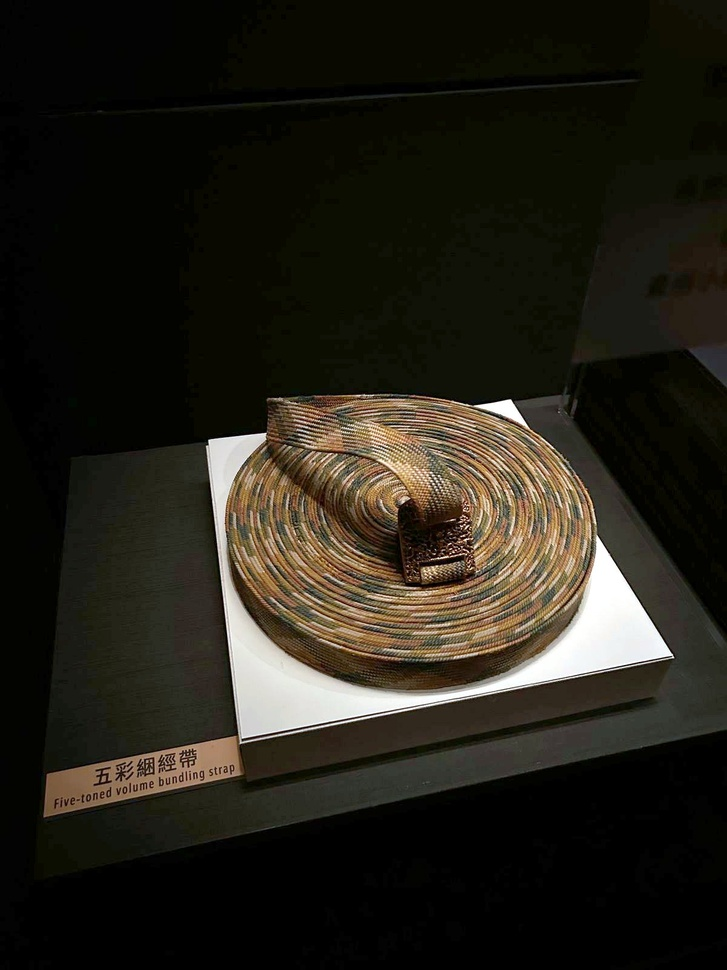
#> input picture img_test/IMG_4178.jpg, 727 x 970 px, shrunk from 1200 x 1600 before the run, given in place of IMG_4178.jpg.jpg, which was not available
$ python _enhance.py img_test/IMG_4178.jpg
#> lines starting #> are read from the running program, lines starting #| are printed output that depends on the picture; pictures that were not available may be replaced by others from this repository, and a replacement may not be noted
#> further down, im is the input picture: PIL image 727x970 RGB; mean R, G, B 36.7, 33.5, 24.5
# -*- coding: utf-8 -*-
import sys, os
from PIL import Image, ImageOps, ImageEnhance, ImageStat
ROOT = r"C:\Users\yu2_7\Downloads\故宮0625"
SRC = os.path.join(ROOT, "jpg")
OUT = os.path.join(ROOT, "img")

def enhance(im):
    im = im.convert("RGB")
    # mean luminance
    g = im.convert("L")
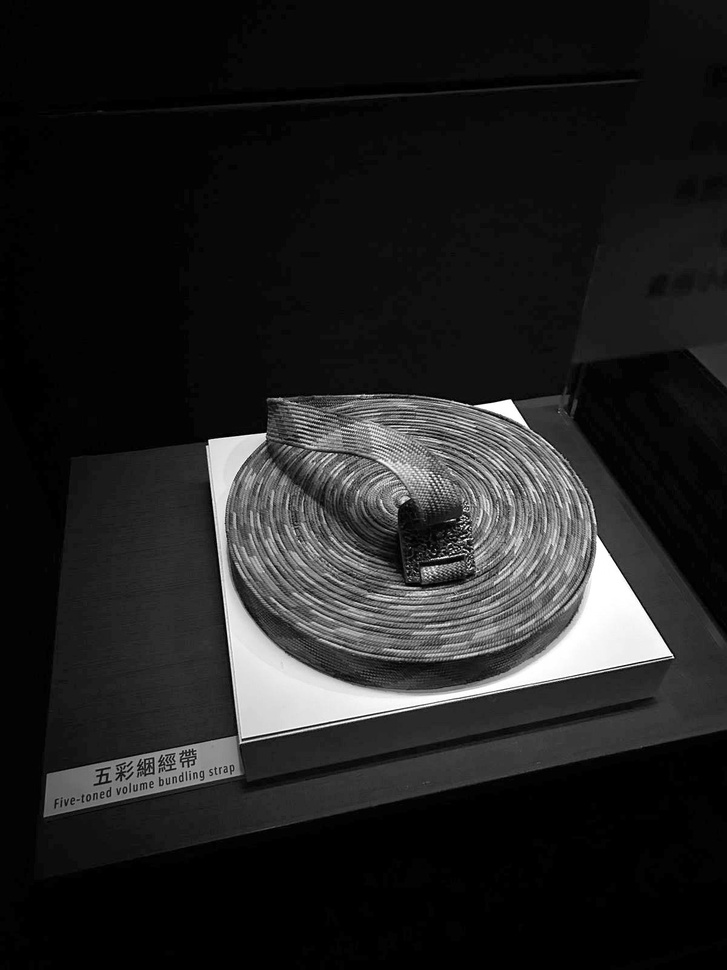
#> g: PIL image 727x970 L; min 0, max 255, mean 33.4
    mean = ImageStat.Stat(g).mean[0]
#> mean = 33.4
    # 1) gentle tonal stretch (clip extremes), preserve color via luminance-aware autocontrast
    im = ImageOps.autocontrast(im, cutoff=(0.5, 0.15))
    # 2) adaptive midtone lift for dark museum shots (gamma < 1 brightens midtones)
    if mean < 70:      gamma = 0.72
    elif mean < 100:   gamma = 0.82
    elif mean < 130:   gamma = 0.92
    else:              gamma = 1.0
    if gamma < 1.0:
        lut = [min(255, int((i/255.0)**gamma * 255 + 0.5)) for i in range(256)] * 3
        im = im.point(lut)
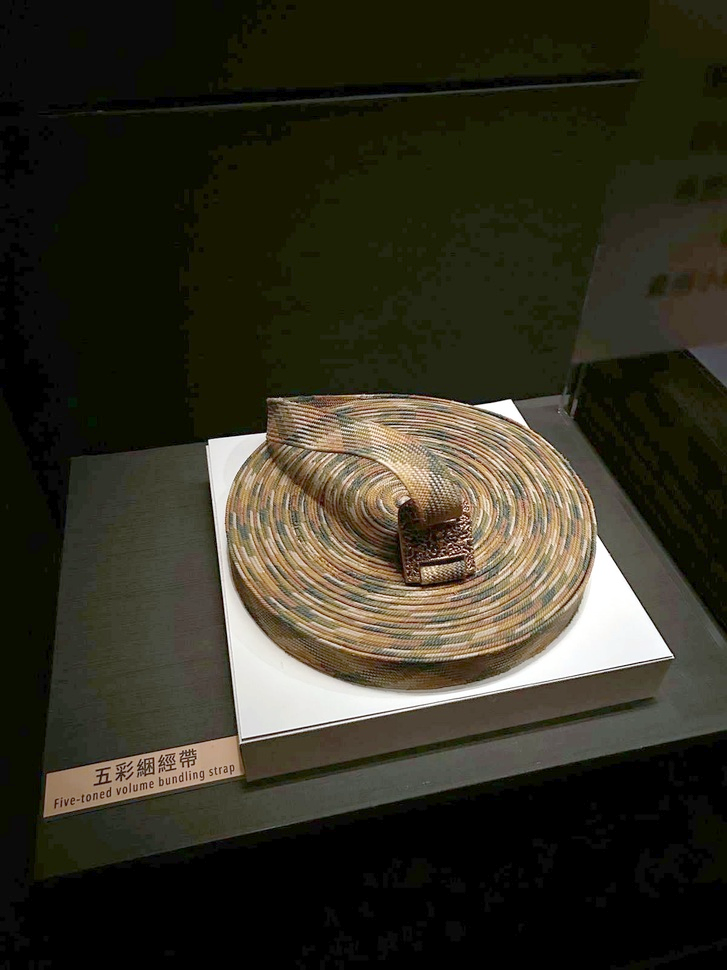
#> im: PIL image 727x970 RGB; mean R, G, B 51.2, 48.6, 34.6
    # 3) gentle finish: a touch of saturation, contrast, sharpness
    im = ImageEnhance.Color(im).enhance(1.12)
    im = ImageEnhance.Contrast(im).enhance(1.04)
    im = ImageEnhance.Sharpness(im).enhance(1.18)
    return im, mean, gamma

if __name__ == "__main__":
    args = sys.argv[1:]
    sample = False
    if args and args[0] == "--sample":
        sample = True; args = args[1:]
    outdir = os.path.join(ROOT, "img_test") if sample else OUT
    os.makedirs(outdir, exist_ok=True)
    names = [a + ".jpg" for a in args] if args else os.listdir(SRC)
    done = 0
    for f in names:
        if not f.lower().endswith(".jpg"): continue
        try:
            im = Image.open(os.path.join(SRC, f))
            out, mean, gamma = enhance(im)
#> mean = 33.4; gamma = 0.72
            out.save(os.path.join(outdir, f), "JPEG", quality=85)
            done += 1
            if sample: print(f"{f}  mean={mean:.0f} gamma={gamma}")
        except Exception as e:
            print("ERR", f, e)
    print("enhanced:", done, "-> ", outdir)

$ run again, on img_test/IMG_4380.jpg
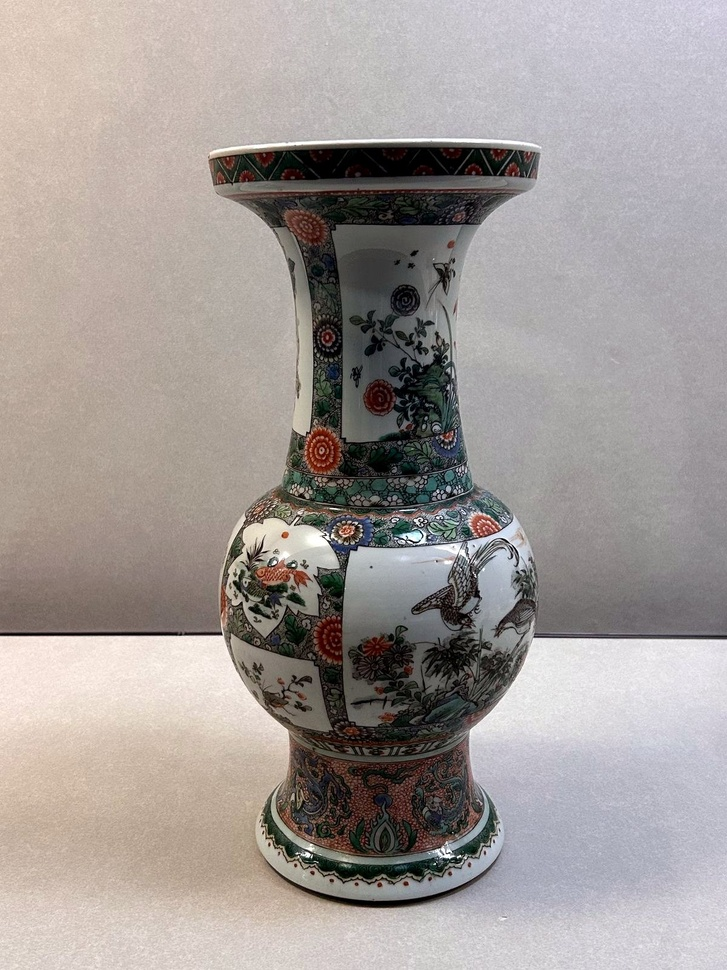
#> input picture img_test/IMG_4380.jpg, 727 x 970 px, shrunk from 1200 x 1600 before the run, given in place of IMG_4380.jpg.jpg, which was not available
#> im is the input picture: PIL image 727x970 RGB; mean R, G, B 162, 154.9, 152
#> in enhance, `g = im.convert("L")`:
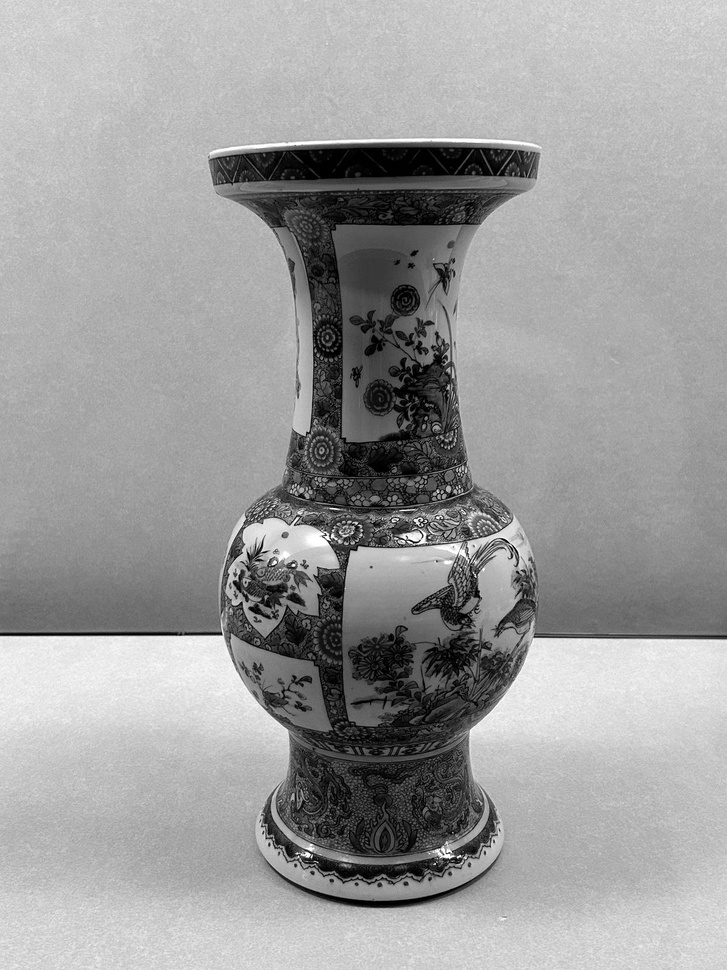
#> g: PIL image 727x970 L; min 0, max 255, mean 156.7
#> in enhance, `mean = ImageStat.Stat(g).mean[0]`: mean = 156.7
#> `out, mean, gamma = enhance(im)`: gamma = 1
